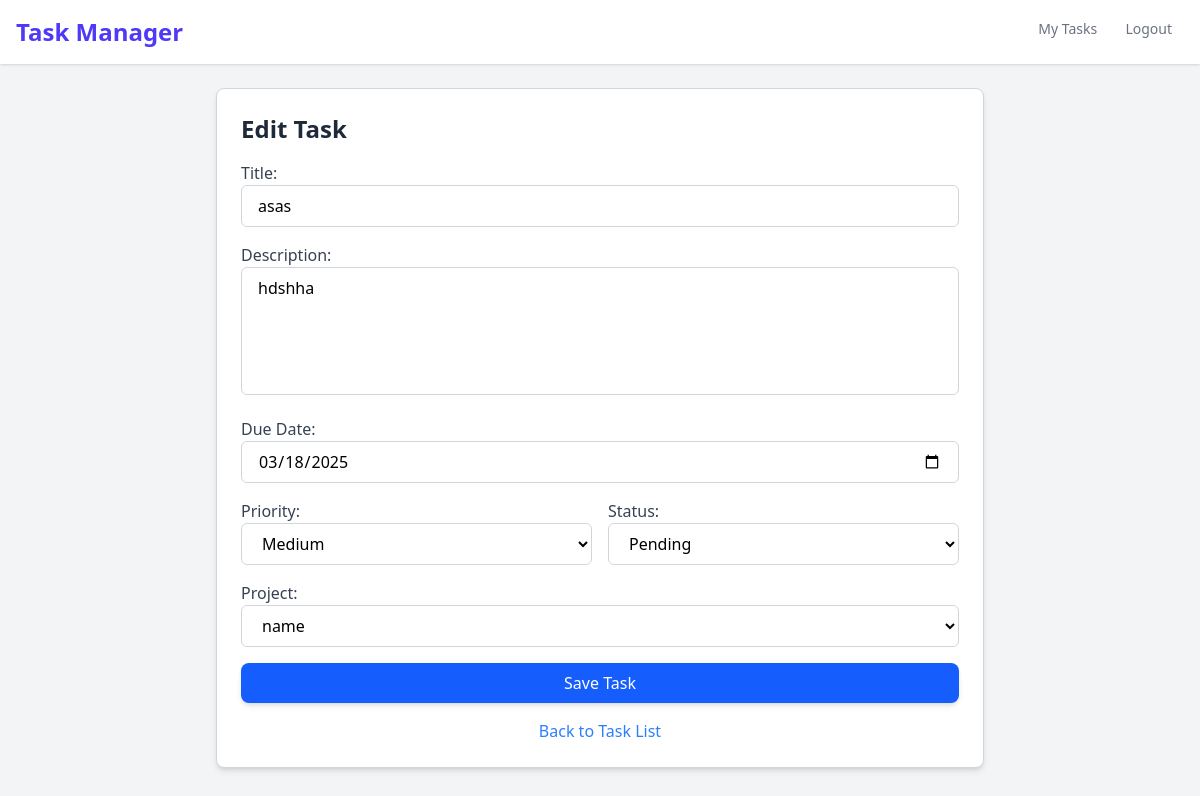
The app's page /task/update/2/ (signed in) with its own data.
### tasks/models.py (models this page shows, shortened)
class Task(models.Model):
    PRIORITY_CHOICES = [("Low", "Low"), ("Medium", "Medium"), ("High", "High")]
    STATUS_CHOICES = [("Pending", "Pending"), ("In Progress", "In Progress"), ("Completed", "Completed")]
    title = models.CharField(max_length=255)
    description = models.TextField()
    due_date = models.DateField()
    priority = models.CharField(max_length=10, choices=PRIORITY_CHOICES, default="Medium")
    status = models.CharField(max_length=20, choices=STATUS_CHOICES, default="Pending")
    project = models.ForeignKey(Project, on_delete=models.CASCADE)
    user = models.ForeignKey(User, on_delete=models.CASCADE)  # Task owner

### tasks/views.py (the view)
# urls.py: path('task/update/<int:task_id>/', views.update_task, name='update_task'),
@login_required
@user_passes_test(is_admin)
def update_task(request, task_id):
    task = get_object_or_404(Task, id=task_id)
    if request.method == 'POST':
        form = TaskForm(request.POST, instance=task)
        if form.is_valid():
            form.save()
            messages.success(request, "Task updated successfully! ✏️")
            return redirect('task_list')
        else:
            messages.error(request, "Error updating task. Please try again.")
    else:
        form = TaskForm(instance=task)
    return render(request, 'tasks/task_form.html', {'form': form})

### tasks/models.py (called while the page is built)
    def __str__(self):
        return self.name

### tasks/views.py (called while the page is built)
def is_admin(user):
    return user.is_superuser

### tasks/templates/tasks/task_form.html (shortened to what this page needs)
{% extends 'tasks/base.html' %}
{% block content %}
<div class="max-w-3xl mx-auto bg-white p-6 rounded-lg shadow-md mt-6 border border-gray-300">
    <h2 class="text-2xl font-bold text-gray-800 mb-4">
        {% if form.instance.pk %} Edit Task {% else %} Create Task {% endif %}
    </h2>
    <form method="POST" class="space-y-4">
        <div>
            <label for="{{ form.title.id_for_label }}" class="block font-medium text-gray-700">Title:</label>
            {{ form.title }}
        </div>
        <div>
            <label for="{{ form.description.id_for_label }}" class="block font-medium text-gray-700">Description:</label>
            {{ form.description }}
        </div>
        <div>
            <label for="{{ form.due_date.id_for_label }}" class="block font-medium text-gray-700">Due Date:</label>
            {{ form.due_date }}
        </div>
        <div class="grid grid-cols-2 gap-4">
            <div>
                <label for="{{ form.priority.id_for_label }}" class="block font-medium text-gray-700">Priority:</label>
                {{ form.priority }}
            </div>
            <div>
                <label for="{{ form.status.id_for_label }}" class="block font-medium text-gray-700">Status:</label>
                {{ form.status }}
            </div>
        </div>
        <div>
            <label for="{{ form.project.id_for_label }}" class="block font-medium text-gray-700">Project:</label>
            {{ form.project }}
        </div>
        <button type="submit" class="w-full bg-blue-600 text-white px-5 py-2 rounded-lg shadow-md hover:bg-blue-700 transition">
            Save Task
        </button>
    </form>
    <div class="mt-4 text-center">
        <a href="{% url 'task_list' %}" class="text-blue-500 hover:underline">Back to Task List</a>
    </div>
</div>
{% endblock %}

### records on screen
Task: title "asas", description "hdshha", due_date "03/18/2025", priority "Medium", status "Pending", project "name"
